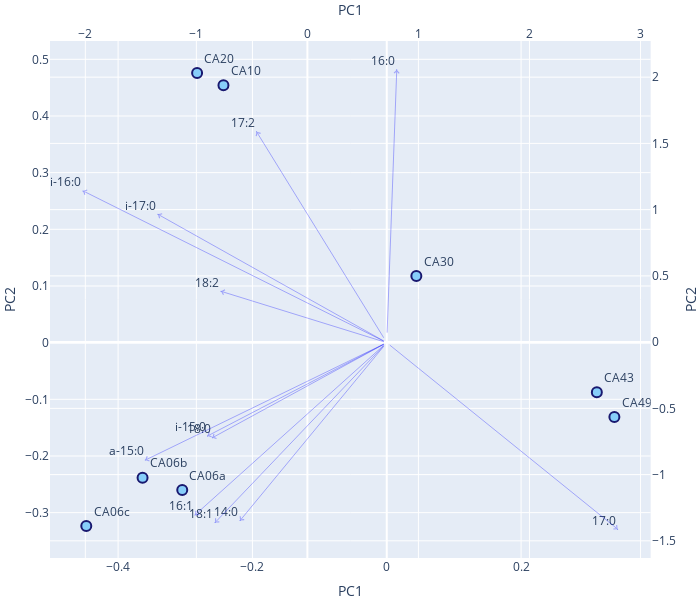

Here is the notebook cell this chart was saved with:
### Markdown cell above
## Visalization of PCA

### Code cell
import plotly.express as px
from plotly.subplots import make_subplots

pca = PCA(n_components=5)
Xt = pca.fit_transform(data_scaled)
y = target
text = [plfa.split(" ")[2] for plfa in loadings_df.index]

fig = make_subplots(specs=[[{"secondary_y": True}]])
fig.add_trace(go.Scatter(x=loadings_df["PC1"], y=loadings_df["PC2"], mode="markers+text", marker_size=1,
                         text=text, textposition="top left"), secondary_y=False)
for i in range(len(loadings_df["PC1"])):
    fig.add_annotation(ax = 0, axref = 'x', ay = 0, ayref = 'y', x = loadings_df["PC1"][i],
                       arrowcolor='blue', xref = 'x', y =loadings_df["PC2"][i],
                       yref='y', arrowwidth=1,arrowside='end',arrowsize=1,arrowhead = 4)
fig.update_annotations(opacity=0.3)

    
fig.update_layout(xaxis2= {'anchor': 'y', 'overlaying': 'x', 'side': 'top'},
                  yaxis_domain=[0, 0.94], width=700, height=600, showlegend=False,
                  margin=dict(t=0, b=0, l=0, r=0))

fig.add_trace(go.Scatter(x=Xt[:,0], y=Xt[:,1], mode="markers+text",
                         text=["CA06a", "CA06b", "CA06c", "CA10", "CA20", "CA30", "CA43", "CA49"],
                         textposition="top right",
                         marker_symbol= "circle",
                         marker_line_color="midnightblue", marker_color="lightskyblue",
                         marker_line_width=2, marker_size=10,), secondary_y=True)
fig.data[1].update(xaxis='x2')
fig.update_xaxes(title="PC1",)
fig.update_yaxes(title="PC2")
fig.show()

### Figure 1 — Plotly figure (JSON) as saved in the notebook; plotly's stock layout.template omitted (floating-point values rounded to 4 significant figures)
{"data": [{"marker": {"size": 1}, "mode": "markers+text", "text": ["14:0", "i-15:0", "a-15:0", "i-16:0", "16:1", "16:0", "i-17:0", "17:2", "17:0", "18:2", "18:1", "18:0"], "textposition": "top left", "type": "scatter", "x": [-0.2184, -0.267, -0.3595, -0.4522, -0.2855, 0.01489, -0.3407, -0.1938, 0.3438, -0.2468, -0.2556, -0.2598], "xaxis": "x", "y": [-0.314, -0.1648, -0.2073, 0.2678, -0.3041, 0.4814, 0.2265, 0.3721, -0.3291, 0.09061, -0.3175, -0.1679], "yaxis": "y"}, {"marker": {"color": "lightskyblue", "line": {"color": "midnightblue", "width": 2}, "size": 10, "symbol": "circle"}, "mode": "markers+text", "text": ["CA06a", "CA06b", "CA06c", "CA10", "CA20", "CA30", "CA43", "CA49"], "textposition": "top right", "type": "scatter", "x": [-1.127, -1.485, -1.992, -0.7561, -0.9934, 0.9812, 2.607, 2.765], "xaxis": "x2", "y": [-1.116, -1.023, -1.387, 1.939, 2.031, 0.4995, -0.3781, -0.5644], "yaxis": "y2"}], "layout": {"annotations": [{"arrowcolor": "blue", "arrowhead": 4, "arrowside": "end", "arrowsize": 1, "arrowwidth": 1, "ax": 0, "axref": "x", "ay": 0, "ayref": "y", "opacity": 0.3, "x": -0.2184, "xref": "x", "y": -0.314, "yref": "y"}, {"arrowcolor": "blue", "arrowhead": 4, "arrowside": "end", "arrowsize": 1, "arrowwidth": 1, "ax": 0, "axref": "x", "ay": 0, "ayref": "y", "opacity": 0.3, "x": -0.267, "xref": "x", "y": -0.1648, "yref": "y"}, {"arrowcolor": "blue", "arrowhead": 4, "arrowside": "end", "arrowsize": 1, "arrowwidth": 1, "ax": 0, "axref": "x", "ay": 0, "ayref": "y", "opacity": 0.3, "x": -0.3595, "xref": "x", "y": -0.2073, "yref": "y"}, {"arrowcolor": "blue", "arrowhead": 4, "arrowside": "end", "arrowsize": 1, "arrowwidth": 1, "ax": 0, "axref": "x", "ay": 0, "ayref": "y", "opacity": 0.3, "x": -0.4522, "xref": "x", "y": 0.2678, "yref": "y"}, {"arrowcolor": "blue", "arrowhead": 4, "arrowside": "end", "arrowsize": 1, "arrowwidth": 1, "ax": 0, "axref": "x", "ay": 0, "ayref": "y", "opacity": 0.3, "x": -0.2855, "xref": "x", "y": -0.3041, "yref": "y"}, {"arrowcolor": "blue", "arrowhead": 4, "arrowside": "end", "arrowsize": 1, "arrowwidth": 1, "ax": 0, "axref": "x", "ay": 0, "ayref": "y", "opacity": 0.3, "x": 0.01489, "xref": "x", "y": 0.4814, "yref": "y"}, {"arrowcolor": "blue", "arrowhead": 4, "arrowside": "end", "arrowsize": 1, "arrowwidth": 1, "ax": 0, "axref": "x", "ay": 0, "ayref": "y", "opacity": 0.3, "x": -0.3407, "xref": "x", "y": 0.2265, "yref": "y"}, {"arrowcolor": "blue", "arrowhead": 4, "arrowside": "end", "arrowsize": 1, "arrowwidth": 1, "ax": 0, "axref": "x", "ay": 0, "ayref": "y", "opacity": 0.3, "x": -0.1938, "xref": "x", "y": 0.3721, "yref": "y"}, {"arrowcolor": "blue", "arrowhead": 4, "arrowside": "end", "arrowsize": 1, "arrowwidth": 1, "ax": 0, "axref": "x", "ay": 0, "ayref": "y", "opacity": 0.3, "x": 0.3438, "xref": "x", "y": -0.3291, "yref": "y"}, {"arrowcolor": "blue", "arrowhead": 4, "arrowside": "end", "arrowsize": 1, "arrowwidth": 1, "ax": 0, "axref": "x", "ay": 0, "ayref": "y", "opacity": 0.3, "x": -0.2468, "xref": "x", "y": 0.09061, "yref": "y"}, {"arrowcolor": "blue", "arrowhead": 4, "arrowside": "end", "arrowsize": 1, "arrowwidth": 1, "ax": 0, "axref": "x", "ay": 0, "ayref": "y", "opacity": 0.3, "x": -0.2556, "xref": "x", "y": -0.3175, "yref": "y"}, {"arrowcolor": "blue", "arrowhead": 4, "arrowside": "end", "arrowsize": 1, "arrowwidth": 1, "ax": 0, "axref": "x", "ay": 0, "ayref": "y", "opacity": 0.3, "x": -0.2598, "xref": "x", "y": -0.1679, "yref": "y"}], "height": 600, "margin": {"b": 0, "l": 0, "r": 0, "t": 0}, "showlegend": false, "width": 700, "xaxis": {"anchor": "y", "domain": [0, 0.94], "title": {"text": "PC1"}}, "xaxis2": {"anchor": "y", "overlaying": "x", "side": "top", "title": {"text": "PC1"}}, "yaxis": {"anchor": "x", "domain": [0, 0.94], "title": {"text": "PC2"}}, "yaxis2": {"anchor": "x", "overlaying": "y", "side": "right", "title": {"text": "PC2"}}}}
